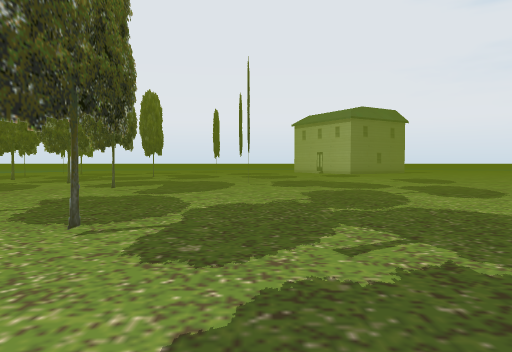
view 1 (above)

24 first-person views from a walk through a scene from a Unity 3-D project. The camera is 1.2 m above the floor, tilts 2° down and sees 70° across. The floor is counted in squares, 2 m on a side. Each view is taken from the middle of a square. On the plan, view 1 faces up. The plan holds only what a view shows up to about 10 squares ahead; the rest is blank. The place goes on beyond the plan. The player is left out. Some animated figures are not drawn. Some surface patterns are stand-ins.

view 2
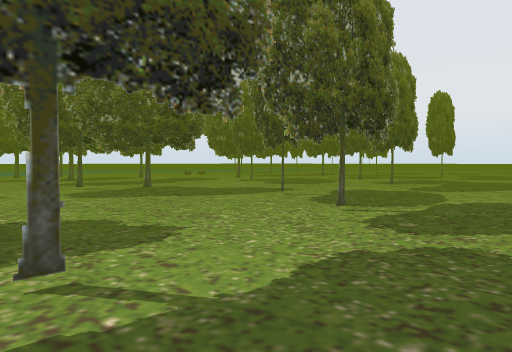

view 3
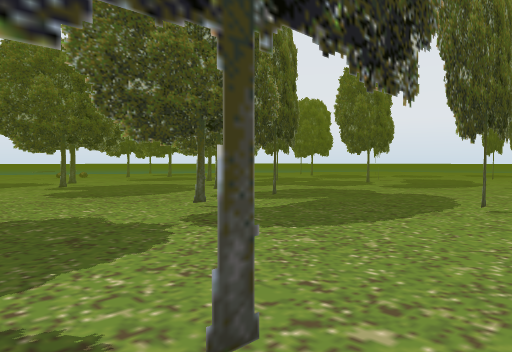

view 4
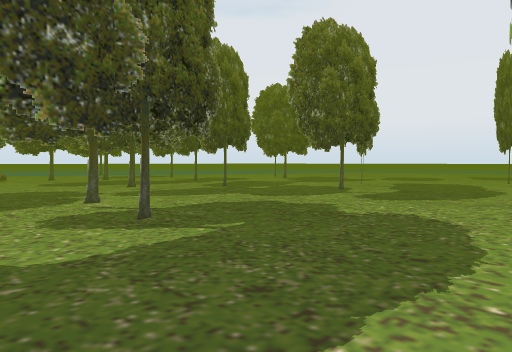

view 5
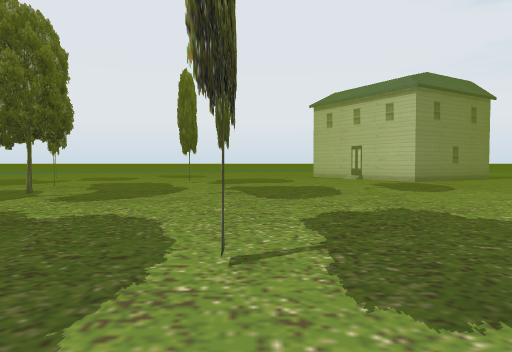

view 6
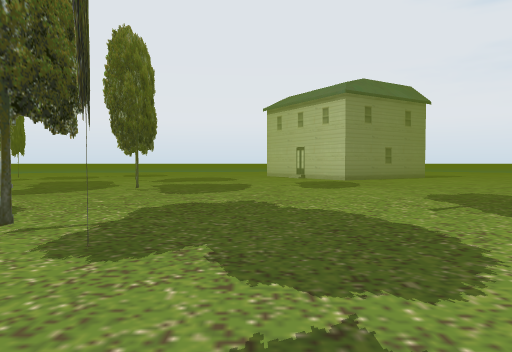

view 7
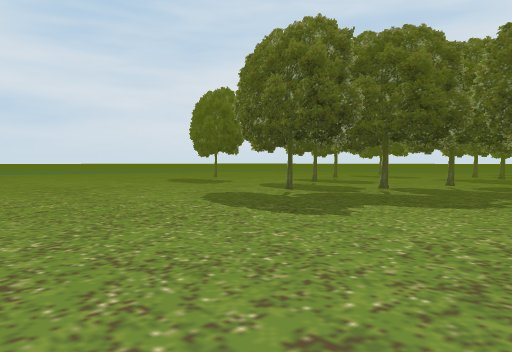

view 8
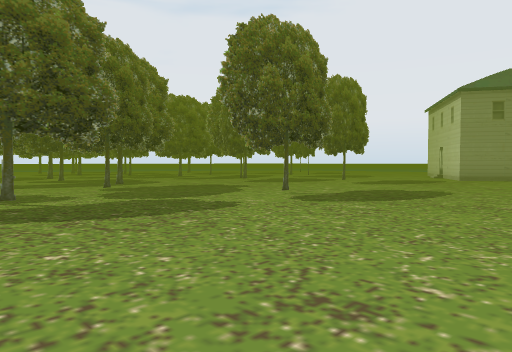

view 9
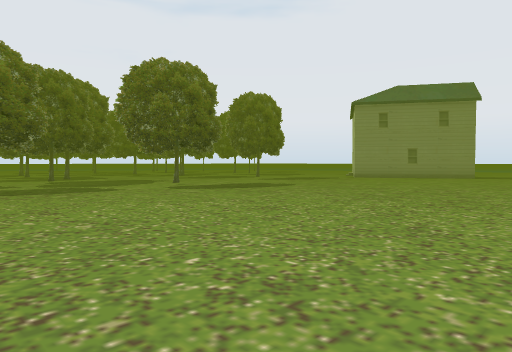

view 10
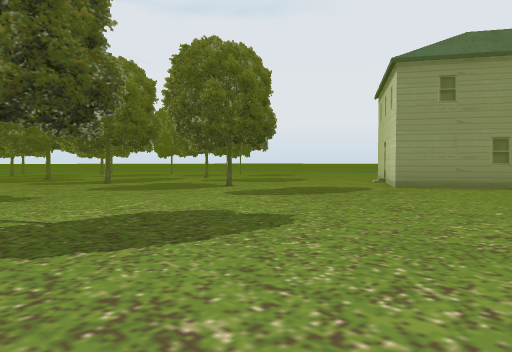

view 11
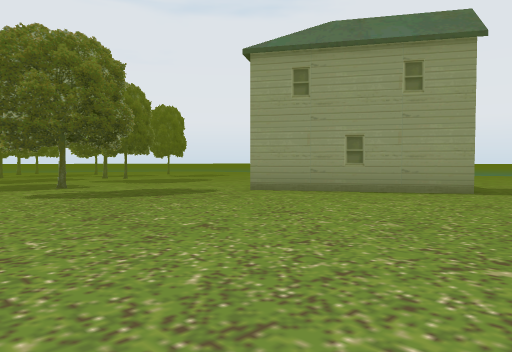

view 12
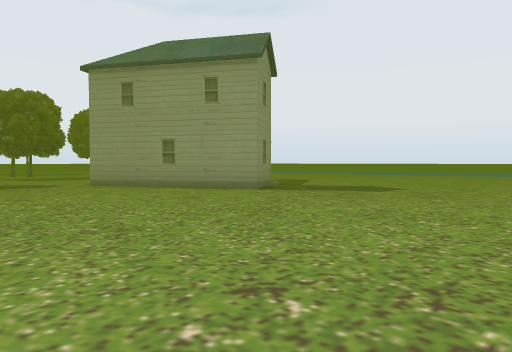

view 13
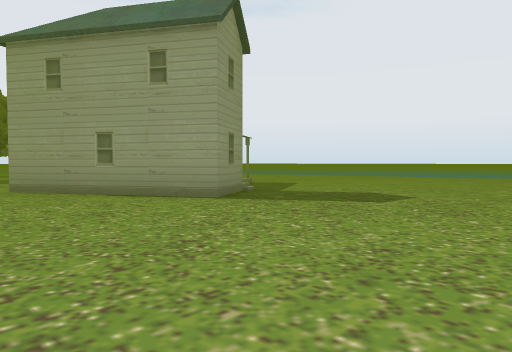

view 14
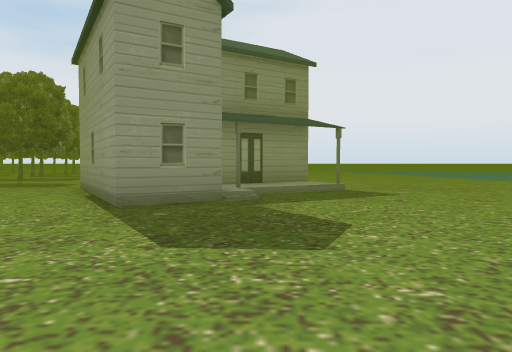

view 15
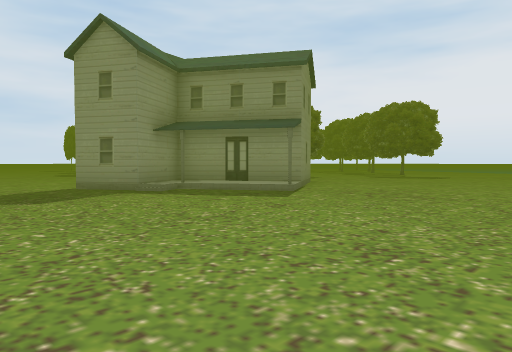

view 16
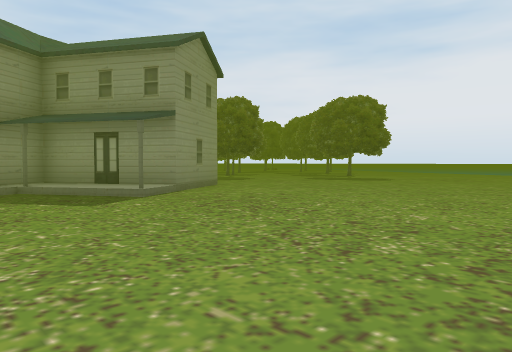

view 17
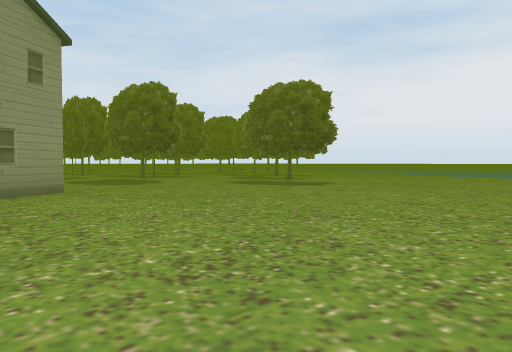

view 18
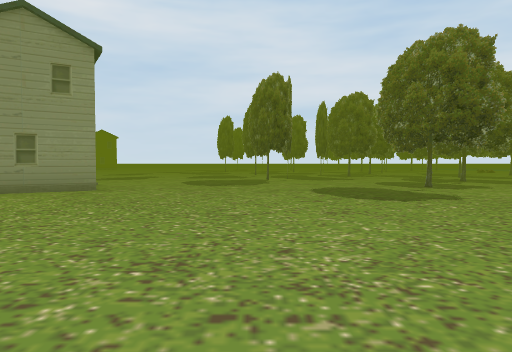

view 19
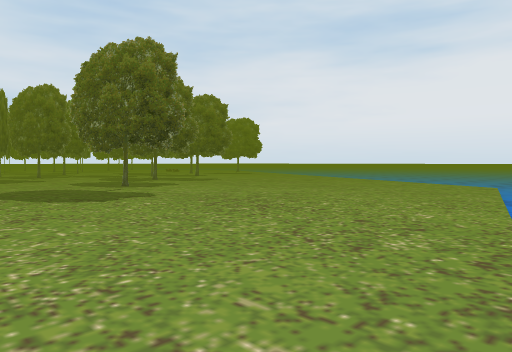

view 20
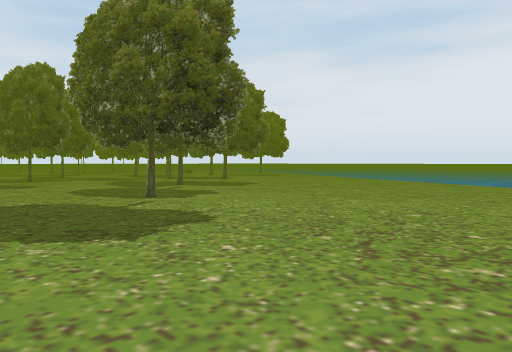

view 21
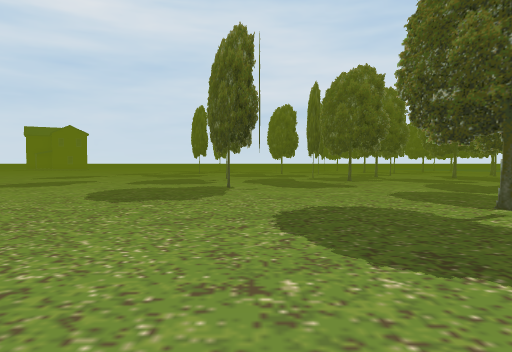

view 22
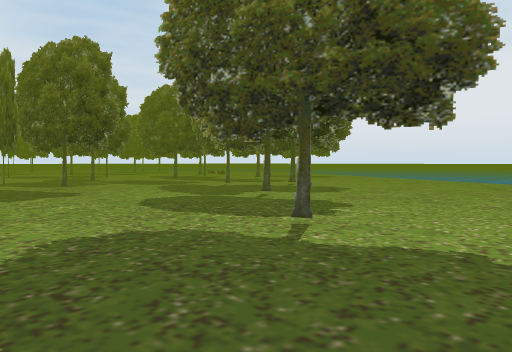

view 23
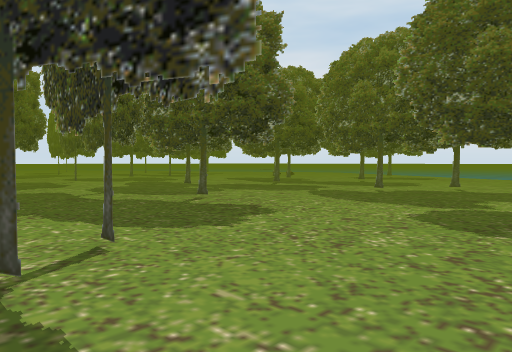

view 24
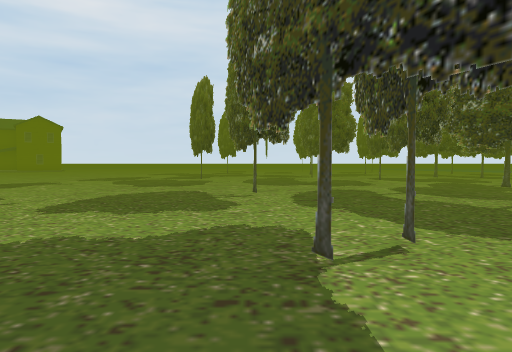

### Floor plan
Key: @ floor where view 1 was taken; # wall or solid block; x gap in a wall; . main floor; : floor 0.25 m higher than the main floor; / step, stairs or slope; = window, fence, low wall or low ledge; ≈ water the walk keeps out of; H house.
Columns run from 9 left of view 1 to 15 right of it. Each row starts with its distance up from view 1.
 32      ≈≈≈.  ........
 31 ≈≈≈≈..................
 30 ......................
 29 ......................
 28 .......................
 27 .......................
 26 .......................
 25 ....=........##:.......
 24 ....=.......###://......
 23 ....=.......   ###......
 22 .=...=.......H ###......
 21 ..=....=......###.......
 20 =.=....=......#.........
 19 =......==................
 18 =...=..=....=............
 17 =...=.......#............
 16 .....=..=...#............
 15  .=..=..=...=........
 14  .=..=...=............
 13 .=.=.=.......=........
 12 .=.=.....=...=........
 11 . ..==...=...=........
 10 ==..=.=..=...=........
  9 =...=.=..==.=..........
  8 ==..=.=....==..........
  7 ==....=..=..=..........
  6    ..=...=..=..........
  5   x..=...=........
  4  .=..==.#=........
  3 .==...=.#=.=......
  2 .==.....#.==.....
  1 .. .....=.==.....
  0    ..=..=@.=.....
 -1        .=........

Where each view was taken, in squares from view 1:
view 1: 0 up, 0 right, facing up
view 2: 1 down, 1 right, facing up-left
view 3: 5 up, 1 right, facing up-left
view 4: 8 up, 0 right, facing up-left
view 5: 8 up, 0 right, facing up
view 6: 7 up, 2 right, facing up
view 7: 6 up, 8 right, facing down-left
view 8: 6 up, 9 right, facing up-left
view 9: 6 up, 13 right, facing up-left
view 10: 11 up, 9 right, facing up-left
view 11: 14 up, 11 right, facing up-left
view 12: 16 up, 15 right, facing up-left
view 13: 18 up, 14 right, facing up-left
view 14: 24 up, 14 right, facing left
view 15: 31 up, 12 right, facing down-left
view 16: 32 up, 9 right, facing down-left
view 17: 32 up, 5 right, facing down-left
view 18: 32 up, 1 left, facing down
view 19: 32 up, 1 left, facing down-left
view 20: 29 up, 2 left, facing down-left
view 21: 28 up, 2 left, facing down
view 22: 26 up, 2 left, facing down-left
view 23: 22 up, 1 left, facing down-left
view 24: 22 up, 1 left, facing down
